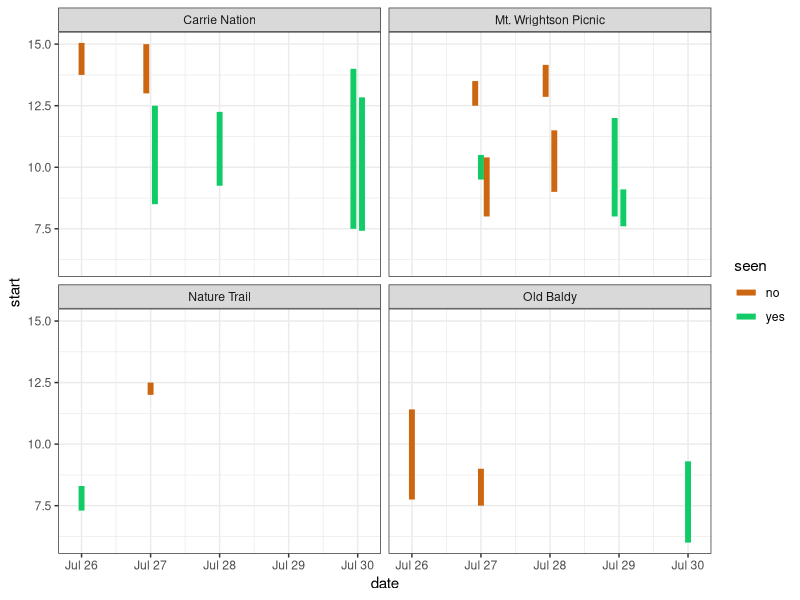

Write the R code that produced this figure.
# Plot times of observations for ELTR data
# Jeffrey C. Oliver
# jcoliver@email.arizona.edu
# 2020-10-13

################################################################################
library(tidyverse)
# library(lubridate)
# library(hms)

eltr <- readr::read_csv(file = "data/eltr.csv")

# Calculate end point for segment
eltr <- eltr %>%
  mutate(end = start + duration)

# Add a unique id for individual segments
eltr <- eltr %>%
  mutate(id = 1:nrow(eltr))

# Plot each checklist duration as a vertical line, coloring lines by whether or 
# not ELTR was seen
ggplot(data = eltr, mapping = aes(x = date, color = seen, group = id)) +
  geom_segment(mapping = aes(y = start, yend = end),
               position = position_dodge(0.25),
               linewidth = 2) +
  scale_color_manual(values = c("#CC6611", "#11CC66")) +
  theme_bw() +
  facet_wrap(~site)
